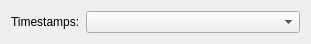
<?xml version="1.0" encoding="UTF-8"?>
<ui version="4.0">
 <class>GpxExportOptionWidget</class>
 <widget class="QWidget" name="GpxExportOptionWidget">
  <property name="geometry">
   <rect>
    <x>0</x>
    <y>0</y>
    <width>311</width>
    <height>43</height>
   </rect>
  </property>
  <property name="windowTitle">
   <string>Form</string>
  </property>
  <layout class="QFormLayout" name="formLayout">
   <item row="0" column="0">
    <widget class="QLabel" name="label">
     <property name="text">
      <string>Timestamps:</string>
     </property>
    </widget>
   </item>
   <item row="0" column="1">
    <widget class="QComboBox" name="timestampModeComboBox">
     <property name="minimumSize">
      <size>
       <width>200</width>
       <height>0</height>
      </size>
     </property>
    </widget>
   </item>
  </layout>
 </widget>
 <resources/>
 <connections/>
</ui>
